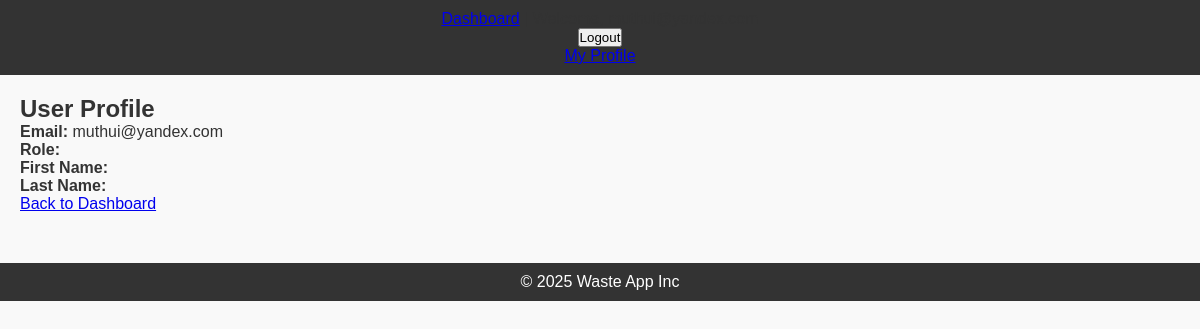
Page /profile/ (signed in) on the earlier database version.
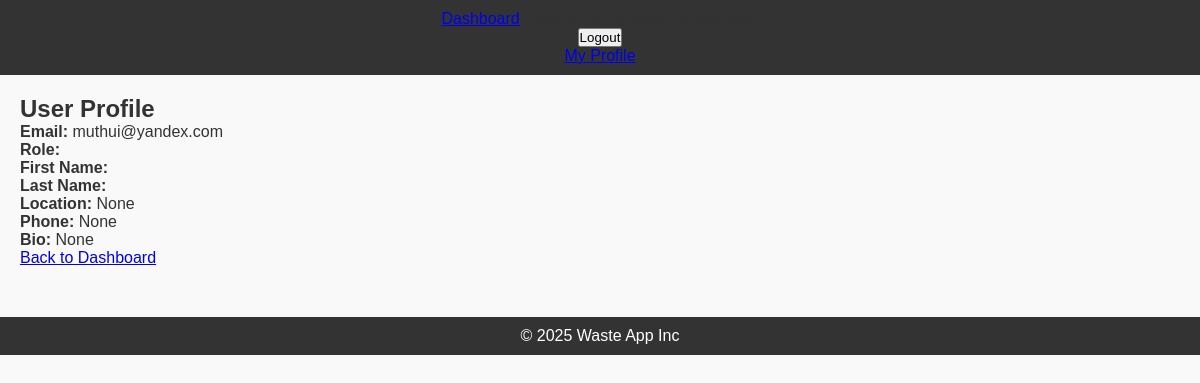
Same page on the later database version.
### core/models.py (models this page shows, shortened)
class CustomUser(AbstractUser):
    ROLE_CHOICES = ( ('generator', 'Waste Generator'),
                    ('recycler', 'Recycler'),
                    )
    role = models.CharField(max_length=20, choices=ROLE_CHOICES)
    phone_number = models.CharField(max_length=15, blank=True, null=True)
    username = None
    email = models.EmailField(unique=True)
    USERNAME_FIELD = 'email'
    REQUIRED_FIELDS = []
    objects = CustomUserManager()
    def get_profile(self):
        return getattr(self, "profile", None)

class Profile(models.Model):
    user = models.OneToOneField(settings.AUTH_USER_MODEL, on_delete=models.CASCADE)
    location = models.CharField(max_length=100, blank=True, null=True)
    phone_number = models.CharField(max_length=20, blank=True, null=True)
    bio = models.TextField(blank=True, null=True)

### core/views.py (the view)
# urls.py: path("profile/", views.profile, name="profile"),
@login_required
def profile(request):
    context = {'user': request.user}
    return render(request, "core/profile.html", context)

### core/templates/core/profile.html
{% extends "base.html" %}
{% block content %}
  <h2>User Profile</h2>
  <p><strong>Email:</strong> {{ user.email }}</p>
  <p><strong>Role:</strong> {{ user.get_role_display }}</p>
  <p><strong>First Name:</strong> {{ user.first_name }}</p>
  <p><strong>Last Name:</strong> {{ user.last_name }}</p>
  {% if user.get_profile %}
    <p><strong>Location:</strong> {{ user.get_profile.location }}</p>
    <p><strong>Phone:</strong> {{ user.get_profile.phone_number }}</p>
    <p><strong>Bio:</strong> {{ user.get_profile.bio }}</p>
  {% endif %}
  <a href="{% url 'dashboard' %}">Back to Dashboard</a>
{% endblock %}

### core/templates/base.html (shortened to what this page needs)
{% load static %}
<!DOCTYPE html>
<html lang="en">
<head>
    <link rel="stylesheet" href="{% static 'css/styles.css' %}">
</head>
<body>
    <header>
        <nav>
            {% if user.is_authenticated %}
                <a href="{% url 'dashboard' %}">Dashboard</a> |
                <span>Welcome, {{ user.first_name|default:user.email }}</span>
                <form method="post" action="{% url 'logout' %}">
                    <button type="submit">Logout</button>
                </form>
                <a href="{% url 'profile' %}">My Profile</a>
            {% else %}
                <a href="{% url 'login' %}">Login</a> |
                <a href="{% url 'register' %}">Register</a>
            {% endif %}
        </nav>
    </header>
    <div class="content">
        {% block content %}{% endblock %}
    </div>
    <footer>
        <p>&copy; 2025 Waste App Inc </p>
    </footer>

### core/static/css/styles.css (style rules this page uses)
* { margin: 0; padding: 0; box-sizing: border-box; }
body { font-family: Arial, sans-serif; background-color: #f9f9f9; color: #333; }
header { background-color: #333; padding: 10px; text-align: center; }
.content { margin: 20px; }
footer { text-align: center; margin-top: 50px; padding: 10px; background-color: #333; color: white; }

Differences in the rows shown:
changed CustomUser "muthui@yandex.com": get_profile.location (not shown) → "None"; get_profile.phone_number (not shown) → "None"; get_profile.bio (not shown) → "None"
Other differences:
text now shown: "Location: Phone: Bio:"
